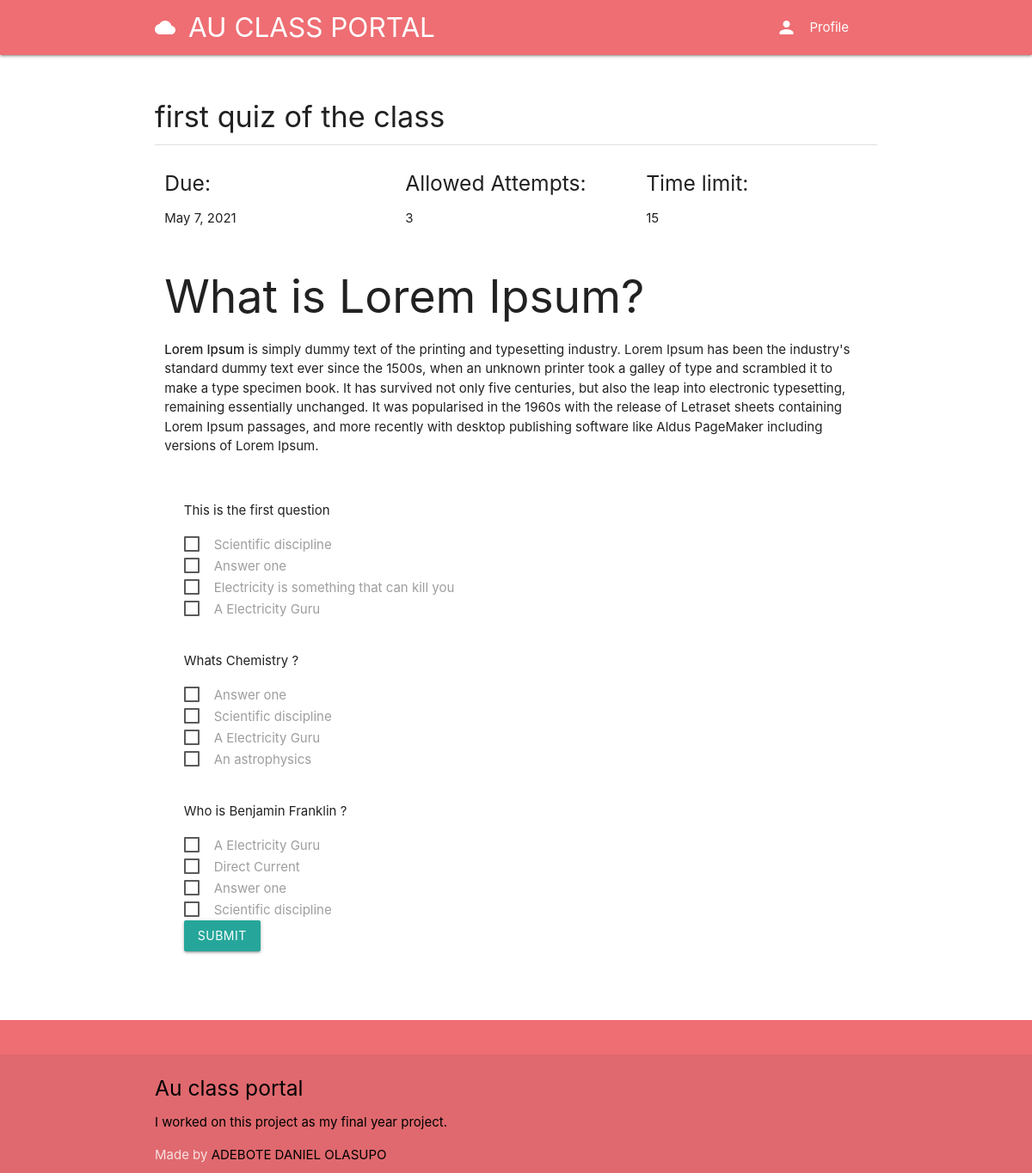
The page /course/fc336498-2d0a-4e61-ae8b-1f57174ee38d/modules/1/quiz/6/take on the database its author committed.
### quiz/models.py (models this page shows, shortened)
class Quizzes(models.Model):
	user = models.ForeignKey(User, on_delete=models.CASCADE)
	title = models.CharField(max_length=200)
	description = RichTextField()
	date = models.DateTimeField(auto_now_add=True)
	due = models.DateField()
	allowed_attempts = models.PositiveIntegerField()
	time_limit_mins = models.PositiveIntegerField()
	questions = models.ManyToManyField(Question)

class Question(models.Model):
	question_text = models.CharField(max_length=900)
	answers = models.ManyToManyField(Answer)
	points = models.PositiveIntegerField()
	user = models.ForeignKey(User, on_delete=models.CASCADE)

class Answer(models.Model):
	answer_text = models.CharField(max_length=900)
	is_correct = models.BooleanField(default=False)
	user = models.ForeignKey(User, on_delete=models.CASCADE)

### quiz/views.py (the view)
# urls.py: path('<course_id>/modules/<module_id>/quiz/<quiz_id>/take', TakeQuiz, name='take-quiz'),
def TakeQuiz(request, course_id, module_id, quiz_id):
	quiz = get_object_or_404(Quizzes, id=quiz_id)
	context = {
		'quiz': quiz,
		'course_id': course_id,
		'module_id': module_id,
	}
	return render(request, 'quiz/takequiz.html', context)

### authy/views.py (called while the page is built)
def SideNavInfo(request):
	user = request.user
	nav_profile = None
	if user.is_authenticated:
		nav_profile = Profile.objects.get(user=user)
	return {'nav_profile': nav_profile}

### direct/views.py (called while the page is built)
def CheckDirects(request):
    directs_count = 0
    if request.user.is_authenticated:
        directs_count = Message.objects.filter(user=request.user, is_read=False).count()
    return {'directs_count': directs_count}

### student_portal/templates/quiz/takequiz.html (shortened to what this page needs)
{% extends 'base.html' %}
{% load static %}
{% block content %}
<div class="section">
	<h4>{{ quiz.title }}</h4>
	<div class="divider"></div>
</div>
<div class="row">
<div class="col s4">
  <h5>Due:</h5>
  <p>{{ quiz.due }}</p>
</div>
<div class="col s4">
  <h5>Allowed Attempts:</h5>
  <p>{{ quiz.allowed_attempts }}</p>
</div>
<div class="col s4">
  <h5>Time limit:</h5>
  <p>{{ quiz.time_limit_mins }}</p>
</div>
<div class="col s12">
  {{ quiz.description | safe }}
</div>
<div class="col s12">
  <form method="post" action="{% url 'submit-quiz' course_id module_id quiz.id %}" role="form" class="col s12">
    {% for question in quiz.questions.all %}
      <div class="col s12">
        <br>
        <p>{{ question.question_text }}</p>
      </div>
      {% for answer in question.answers.all %}
        <div class="input col s12">
          <label>
            <span>{{ answer.answer_text }}</span>
          </label>
        </div>
      {% endfor %}
    {% endfor %}
    <div class="col s12">
        <button type="submit" value="login" class="btn waves-effect waves-light">
          Submit
        </button>
    </div>
  </form>
</div>
</div>
{% endblock %}

### rows shown on the page
Quizzes: title "first quiz of the class", due "May 7, 2021", allowed_attempts "3", time_limit_mins "15", description "What is Lorem Ipsum? Lorem Ipsum is simply dummy text of the printing and typesetting industry. Lorem Ipsum has been the industry's standard dummy text ever since the 1500s, when an unknown printer took a galley of type and scrambled it to make a type specimen book. It has survived not only five centuries, but also the leap into electronic typesetting, remaining essentially unchanged. It was popularised in the 1960s with the release of Letraset sheets containing Lorem Ipsum passages, and more recently with desktop publishing software like Aldus PageMaker including versions of Lorem Ipsum."
Question: question_text "This is the first question"
Answer: answer_text "Scientific discipline"
Answer: answer_text "Answer one"
Answer: answer_text "Electricity is something that can kill you"
Answer: answer_text "A Electricity Guru"
Question: question_text "Whats Chemistry ?"
Answer: answer_text "Answer one"
Answer: answer_text "Scientific discipline"
Answer: answer_text "A Electricity Guru"
Answer: answer_text "An astrophysics"
Question: question_text "Who is Benjamin Franklin ?"
Answer: answer_text "A Electricity Guru"
Answer: answer_text "Direct Current"
Answer: answer_text "Answer one"
Answer: answer_text "Scientific discipline"
